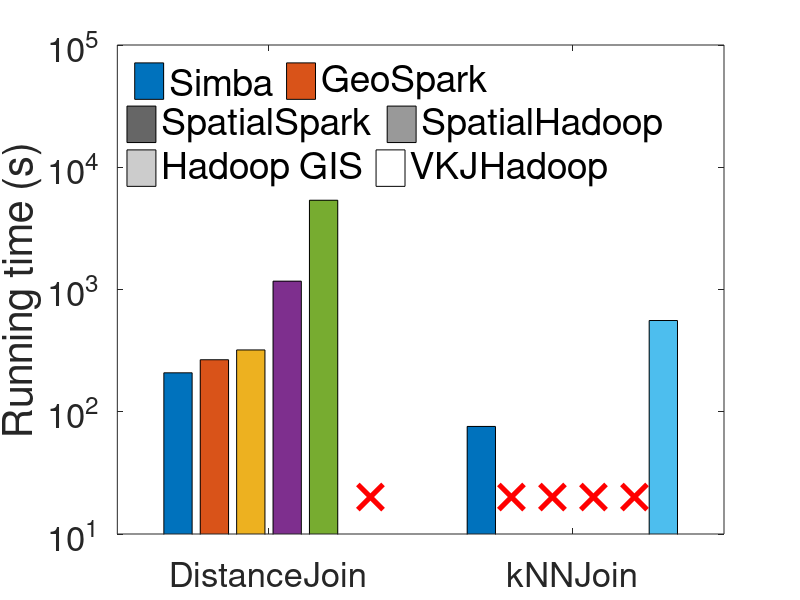

This chart was generated by the following MATLAB code:
% operation_name = {'BoxRange', 'CircleRange', 'KNN', 'Index Creating time', 'DistanceJoin', 'KNNJoin'};
operation_name = {'DistanceJoin'; 'kNNJoin'};
legend_name = {'Simba', 'GeoSpark'};
legend_name2 = {'SpatialSpark', 'SpatialHadoop'};
legend_name3 = {'Hadoop GIS', 'VKJHadoop'};

%executing_time = [3.20360 2.08237 0; 0 5.57622 0.75818];
executing_time = [3.471 4.439 5.339 19.5053 89.545 0;  1.264 0 0 0 0 9.294];

mycolor=[0 0 0;0.2 0.2 0.2; 0.4 0.4 0.4; 0.6 0.6 0.6; 0.8 0.8 0.8 ;1 1 1];
colormap(mycolor)

b = bar(executing_time.*60);
%title 'Executing time Graph'
set(gca, 'XTickLabel', operation_name)
set(gca, 'Visible', 'on', 'Units', 'normalized')
set(gca, 'Units', 'normalized', 'FontSize', 25)
set(gca, 'YTick', [1 10 100 1000 10000 100000], 'YMinorTick', 'off', 'YMinorTick','off')
set(gca,'yscale','log')
ylim(gca, [10 100000])

text(1.265, 20, '\times', 'FontSize', 53, 'Color', 'r')
text(1.73, 20, '\times', 'FontSize', 53, 'Color', 'r')
text(1.865, 20, '\times', 'FontSize', 53, 'Color', 'r')
text(2.00, 20, '\times', 'FontSize', 53, 'Color', 'r')
text(2.135, 20, '\times', 'FontSize', 53, 'Color', 'r')

h = legend(legend_name);
set(h,'Interpreter','tex','Location','NorthWest','FontSize',27,'Orientation','Horizontal','Box','off' );
set(gca, 'YMinorTick', 'off');

%xlabel('Operation Name', 'FontSize', 20);
ylabel('Running time (s)', 'FontSize', 30);

%clear bar

ax2=axes('Position',[0.137 0.753 0.85 .1]);
set(ax2,'Units','normalized','Visible', 'off');
hold on
t1=[-1 -1];

b1 = bar(1, -1, 'parent', ax2, 'facecolor', [0.4  0.4  0.4], 'Visible', 'off');
b2 = bar(2, -1, 'parent', ax2, 'facecolor', [0.6  0.6  0.6], 'Visible', 'off');
%b3 = bar(3, -1, 'parent', ax2, 'facecolor', [1 1 1], 'Visible', 'off');
% set(gca, 'Visible', 'off');
%colormap(ax2, newcolor);

h1=legend(ax2, [b1, b2], legend_name2);
set(h1,'Interpreter','tex','Location','NorthWest','FontSize',27,'Orientation','Horizontal','Box','off' );

ax3=axes('Position',[0.137 0.68 0.85 .1]);
set(ax3,'Units','normalized','Visible', 'off');
hold on

b3 = bar(3, -1, 'parent', ax3, 'facecolor', [0.8 0.8 0.8], 'Visible', 'off');
b4 = bar(4, -1, 'parent', ax3, 'facecolor', [1 1 1], 'Visible', 'off');
% set(gca, 'Visible', 'off');
%colormap(ax2, newcolor);

h2=legend(ax3, [b3, b4], legend_name3);
set(h2,'Interpreter','tex','Location','NorthWest','FontSize',27,'Orientation','Horizontal','Box','off' );


print -depsc2 osm_join_time